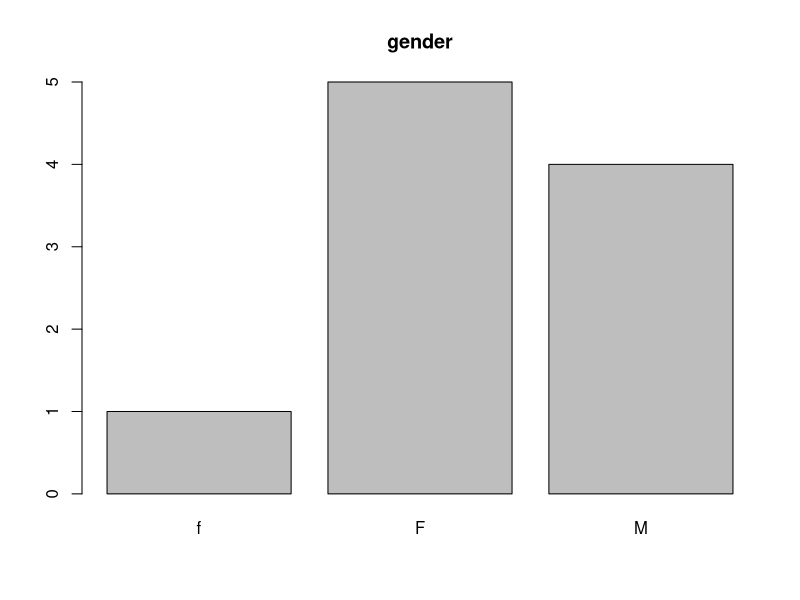
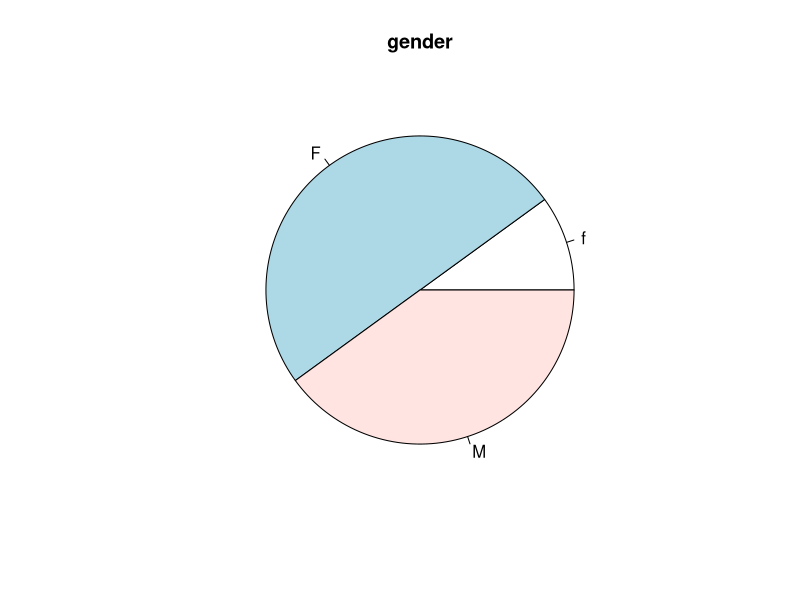
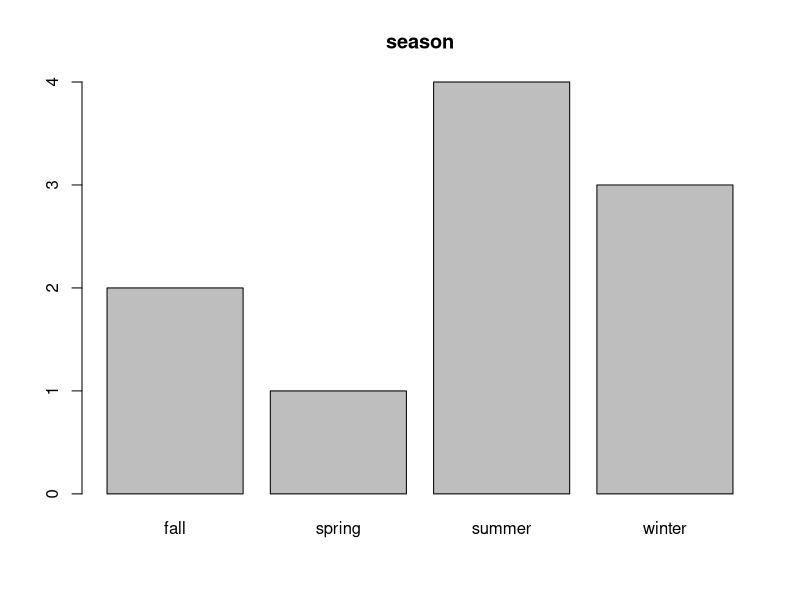
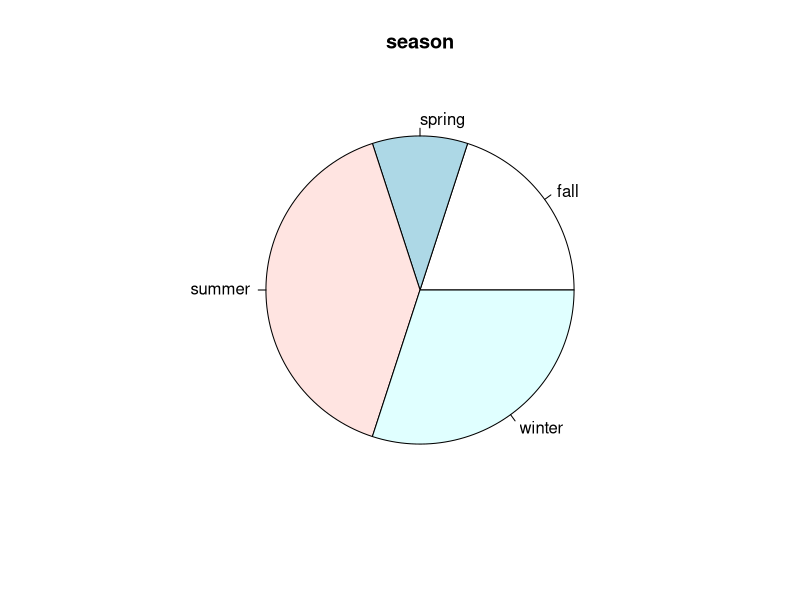

These charts were generated, in order, by the following R code: (Note: this script raises an error after producing the figures.)
# Kimminbeom/1202/1203




# 범주의 갯수


# 문1) 
#어떤 학급의 성별이 다음과 같을 때 주어진 문제를 해결하기 위한 R 코드를 작성하시오.

# F F F M M F F F M M

# 1. 위의 자료를 gender 벡터에 저장하시오.

gender <- c( 'F', 'F', 'F', 'M', 'M', 'f', 'F', 'F', 'M', 'M' )
gender

# 2. gender에 있는 값들에 대해 도수분포표를 작성하여 출력하시오.
ds <- table(gender)
ds
# 3. gender에 있는 값들에 대해 막대그래프를 작성하여 출력하시오.

## 도수분포표를 시각화 한게 막대그래프이다.


ds <- table(gender)
barplot( ds, main = 'gender')

# 4. gender에 있는 값들에 대해 원그래프를 작성하여 출력하시오.

pie( ds, main = 'gender' )


# 문2)
# 좋아하는 계절에 대한 조사 결과가 다음과 같을 때 주어진 문제를 해결하기 위한 R 코드를 작성하시오.

# 여름 겨울 봄 가을 여름 가을 겨울 여름 여름 가을

# 1. 위의 자료를 season 벡터에 저장하시오.
season <- c( 'summer', 'winter', 'spring', 'fall', 'summer', 'fall', 'winter', 'summer', 'summer', 'winter')
season

# 2. season에 있는 값들에 대해 도수분포표를 작성하여 출력하시오.

# 3. season에 있는 값들에 대해 막대그래프를 작성하여 출력하시오.
dss <- table(season)
barplot( dss, main = 'season')

# 4. season에 있는 값들에 대해 원그래프를 작성하여 출력하시오.
pie( dss, main = 'season')

# 문3)
# 학생 A의 과목별 성적이 다음과 같을 때 각 문제를 해결하기 위한 R 코드를 작성하시오.

# KOR ENG ATH HIST SOC MUSIC BIO EARTH PHY ART
# 90 	85 	73 	80 	 85  65    78  50    68  96

# 1. 위 데이터를 score 벡터에 저장하시오(과목명은 데이터 이름으로 저장).

score <- c( 90, 85, 73, 80, 85, 65, 78, 50, 68, 96 )
names(score) <- c('KOR', 'ENG', 'ATH', 'HIST', 'SOC', 'MUSIC', 'BIO', 'EARTH', 'PHY', 'ART')
score

# 2. score 벡터의 내용을 출력하시오.
score
str(score)

# 3. 전체 성적의 평균과 중앙값을 각각 구하시오.
mean( score )
median( score )


# 4. 전체 성적의 표준편차를 출력하시오.
sd( weight )

# 5. 가장 성적이 높은 과목의 이름을 출력하시오. #######
max(score)
s1 <- max(score)
s2 <- subset(score, score == s1)
names(s2)

range( score )
s1 <- (score == 96 )
names


names(score)[which.max(score)]  # 다른방법


# 6. 성적에 대한 상자그림을 작성하고, 이상치에 해당하는 과목이 있으면 출력하시오.
boxplot( score, main = '성적')
boxplot.stats(score)$out     #######

# 7. 다음 조건을 만족하는 위 성적에 대한 히스토그램을 작성하시오.
#(그래프 제목: 학생 성적, 막대의 색: 보라색)

hist( score, main = '학생성적', 
      col = 'purple')

# 문4)
# R에서 제공하는 mtcars 데이터셋에 대해 다음 문제를 해결하기 위한 R코드를 작성하시오.

# 1. 중량(wt)의 평균값, 중앙값, 절사평균값(절사범위: 15%), 표준편차를 각각 구하시오.

mtcars$wt
mean(mtcars$wt)
median(mtcars$wt)
mean(mtcars$wt, train = 0.15 )
sd(mtcars$wt)



# 2. 중량(wt)에 대해 summary( ) 함수의 적용 결과를 출력하시오.
summary(mtcars$wt)


# 3. 실린더수(cyl)에 대해 도수분포표를 출력하시오.
cy <- table(mtcars$cyl)
cy

# 4. 앞에서 구한 도수분포표를 막대그래프로 출력하시오.
cy <- table(mtcars$cyl)
barplot(cy)

# 5. 중량(wt)의 히스토그램을 출력하시오.
pie(mtcars$wt)

# 6. 중량(wt)에 대해 상자그림을 출력하시오.(단, 상자그림으로부터 관찰할 수 있는정보를 함께 출력하시오.)
boxplot( mtcars$wt, main = "자동차 중량")
boxplot.stats(mtcars$wt)

# 7. 배기량(disp)에 대한 상자그림을 출력하시오.(단, 상자그림으로부터 관찰할 수 있는 정보를 함께 출력하시오.)
boxplot( mtcars$disp, main = "배기량")
boxplot.stats(mtcars$disp)

# 8. 기어수(gear)를 그룹 정보로 하여 연비(mpg) 자료에 대해 상자그림을 작성작성하고,
  # 각 그룹의 상자그림을 비교하여 관찰할 수 있는 것이 무엇인지 나타내시오.


boxplot( mtcars$mpg~mtcars$gear,  # 방법 1
         main = '기어수별 연비')


boxplot( mpg ~ gear,
         data = mtcars,
         main = '기어수별 연비')









